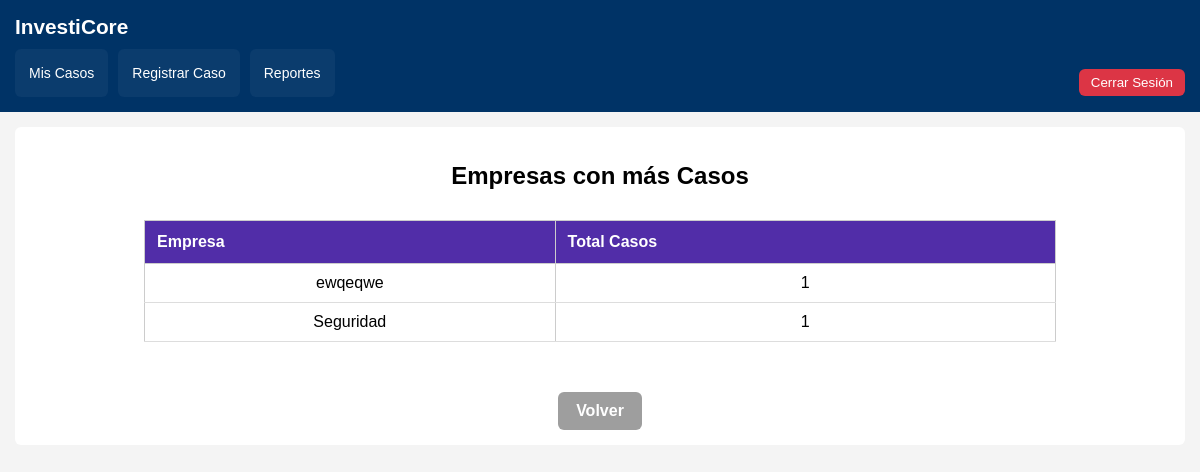
Screenshot of /reportes/empresas/ (signed in) with the database file from the repository.
### casos/models.py (models this page shows)
class Caso(models.Model):
    id_caso = models.CharField(max_length=50)
    nro_expediente = models.CharField(max_length=50)
    investigador = models.ForeignKey(
        'usuarios.Usuario',
        on_delete=models.SET_NULL,
        null=True,
        blank=True
    )
    fecha_inicio = models.DateField()
    fecha_creacion = models.DateTimeField(auto_now_add=True)
    dias = models.IntegerField()
    mes = models.CharField(max_length=20)
    movil_afectado = models.CharField(max_length=100)
    TIPOS_CASO = [
    ('GESTION', 'Gestión'),
    ('RECLAMO', 'Reclamo'),
    ('CASO', 'Caso'),
    ]
    tipo_caso = models.CharField(
        max_length=20,
        choices=TIPOS_CASO
    )
    tipo_irregularidad = models.CharField(max_length=100)
    subtipo_irregularidad = models.CharField(max_length=100)
    objetivo_agraviado = models.CharField(max_length=200)
    incidencia = models.TextField()
    duracion_dias = models.IntegerField()
    descripcion_modus_operandi = models.TextField()
    area_apoyo = models.CharField(max_length=200)
    deteccion_procedencia = models.TextField()
    diagnostico = models.TextField()
    actuaciones = models.TextField()
    conclusiones = models.TextField()
    observaciones = models.TextField()
    soporte = models.FileField(
        upload_to='soportes/',
        validators=[
            FileExtensionValidator(
                allowed_extensions=['pdf', 'jpg', 'jpeg', 'png']
            )
        ],
        blank=True,
        null=True
    )
    ESTATUS = [
        ('ABIERTO', 'Abierto'),
        ('ASIGNADO', 'Asignado'),
        ('CERRADO', 'Cerrado'),
    ]
    estatus = models.CharField(max_length=20, choices=ESTATUS)

### reportes/views.py (the view)
# urls.py: path('<str:tipo>/', views.generar_reporte, name='generar_reporte'),
@login_required
def generar_reporte(request, tipo):
    if request.user.is_staff:
        return redirect('listar_casos')
    factory = ReporteFactory()
    reporte = factory.crear_reporte(tipo)
    datos = reporte.generar()
    return render(request, f'reportes/reporte_{tipo}.html', {
        'datos': datos
    })

### casos/context_processors.py (called while the page is built)
def alarmas_globales(request):
    if not request.user.is_authenticated:
        return {}
    alarmas = []
    hoy = timezone.now().date()
    if request.user.is_staff:
        sin_asignar = Caso.objects.filter(estatus='Abierto').count()
        if sin_asignar > 0:
            alarmas.append(f"Hay {sin_asignar} casos sin asignar")
    casos = Caso.objects.filter(fecha_inicio__isnull=False)
    for caso in casos:
        if hasattr(caso, 'duracion_dias') and caso.fecha_inicio and caso.duracion_dias:
            fecha_limite = caso.fecha_inicio + timedelta(days=caso.duracion_dias)
            if fecha_limite < hoy:
                alarmas.append(f"El caso {caso.id_caso} está vencido")
    return {
        'alarmas': alarmas
    }

### reportes/factory.py (called while the page is built)
    def generar(self):
        return (
            Caso.objects
            .values('area_apoyo')
            .annotate(total=Count('id'))
            .order_by('-total')
        )

    @staticmethod
    def crear_reporte(tipo):
        if tipo == "empresas":
            return ReporteEmpresas()
        elif tipo == "investigadores":
            return ReporteInvestigadores()
        else:
            raise ValueError("Tipo de reporte no válido")

### usuarios/models.py (called while the page is built)
    def is_admin(self):
        return self.rol == 'ADMIN' or self.is_superuser

### reportes/templates/reportes/reporte_empresas.html
{% extends 'base.html' %}
{% block contenido %}
<h2 style="text-align:center;">Empresas con más Casos</h2>
<table class="tabla-reporte">
    <tr>
        <th>Empresa</th>
        <th>Total Casos</th>
    </tr>
    {% for item in datos %}
    <tr>
        <td>{{ item.area_apoyo }}</td>
        <td>{{ item.total }}</td>
    </tr>
    {% empty %}
    <tr>
        <td colspan="2">No hay datos.</td>
    </tr>
    {% endfor %}
</table>
<div style="text-align:center;">
    <a href="{% url 'panel_reportes' %}" class="btn-volver">
        Volver
    </a>
</div>
{% endblock %}

### static/css/estilos.css (style rules this page uses)
* { box-sizing: border-box; }
body { font-family: Arial, sans-serif; margin: 0; background: #f4f4f4; }
table { width: 100%; border-collapse: collapse; }
th { background: #eee; }
th, td { padding: 10px; border: 1px solid #ccc; text-align: left; }
table { width: 100%; border-collapse: collapse; background: white; }
th { background: #0b3c6d; color: white; padding: 12px; text-align: left; }
td { padding: 10px; border-bottom: 1px solid #ddd; }
a { text-decoration: none; color: inherit; }
.btn-volver { display: inline-block; margin-top: 20px; background-color: #6c757d; padding: 8px 14px; border-radius: 6px; color: white; }
.btn-volver { display: inline-block; padding: 10px 18px; margin-top: 20px; text-decoration: none; font-weight: bold; border-radius: 6px; background-color: #9e9e9e; color: white; transition: all 0.3s ease; }
.tabla-reporte { width: 80%; margin: 30px auto; border-collapse: collapse; font-size: 16px; }
.tabla-reporte th { background-color: #512da8; color: white; padding: 12px; }
.tabla-reporte td { padding: 10px; border-bottom: 1px solid #ddd; text-align: center; }

### rows the page displays
Caso: area_apoyo "ewqeqwe", total "1"
Caso: area_apoyo "Seguridad", total "1"
